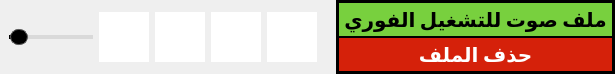
                 <widget class="QWidget" name="adanSoundWidget" native="true">
                  <property name="sizePolicy">
                   <sizepolicy hsizetype="Preferred" vsizetype="Expanding">
                    <horstretch>0</horstretch>
                    <verstretch>0</verstretch>
                   </sizepolicy>
                  </property>
                  <property name="minimumSize">
                   <size>
                    <width>0</width>
                    <height>0</height>
                   </size>
                  </property>
                  <property name="maximumSize">
                   <size>
                    <width>16777215</width>
                    <height>74</height>
                   </size>
                  </property>
                  <property name="styleSheet">
                   <string notr="true">QPushButton{
background-color: rgb(255,255,255);
border:none;
}

#adanSoundWidget{
border: 3px solid black;

}

</string>
                  </property>
                  <layout class="QHBoxLayout" name="horizontalLayout_3">
                   <property name="spacing">
                    <number>0</number>
                   </property>
                   <property name="leftMargin">
                    <number>0</number>
                   </property>
                   <property name="topMargin">
                    <number>0</number>
                   </property>
                   <property name="rightMargin">
                    <number>0</number>
                   </property>
                   <property name="bottomMargin">
                    <number>0</number>
                   </property>
                   <item>
                    <widget class="QFrame" name="frame_16">
                     <property name="styleSheet">
                      <string notr="true">QPushButton{
qproperty-iconSize: 40px 40px;
}
QPushButton:hover {
    border-bottom: 2px solid rgb(53,53,53);
}
</string>
                     </property>
                     <property name="frameShape">
                      <enum>QFrame::NoFrame</enum>
                     </property>
                     <property name="frameShadow">
                      <enum>QFrame::Raised</enum>
                     </property>
                     <layout class="QHBoxLayout" name="horizontalLayout_30">
                      <item>
                       <widget class="QSlider" name="instant_play_volume_controller">
                        <property name="minimumSize">
                         <size>
                          <width>0</width>
                          <height>50</height>
                         </size>
                        </property>
                        <property name="maximumSize">
                         <size>
                          <width>500</width>
                          <height>16777215</height>
                         </size>
                        </property>
                        <property name="styleSheet">
                         <string notr="true">
QSlider::groove:horizontal {
    border: 1px solid #999999;
    height: 2px; /* Set the line thickness */
    background: #d9d9d9;
    margin: 0px 0;
}

QSlider::handle:horizontal {
    background: black;
    border: 1px solid #5c5c5c;
    width: 16px;
    height: 16px;
    margin: -7px 0; /* Adjusted to vertically center the handle on the thinner groove */
    border-radius: 8px; /* Circular handle */
}

QSlider::add-page:horizontal {
    background: #d9d9d9;
}

QSlider::sub-page:horizontal {
    background: black;
}
</string>
                        </property>
                        <property name="maximum">
                         <number>100</number>
                        </property>
                        <property name="pageStep">
                         <number>1</number>
                        </property>
                        <property name="value">
                         <number>0</number>
                        </property>
                        <property name="sliderPosition">
                         <number>0</number>
                        </property>
                        <property name="orientation">
                         <enum>Qt::Horizontal</enum>
                        </property>
                        <property name="tickPosition">
                         <enum>QSlider::NoTicks</enum>
                        </property>
                        <property name="tickInterval">
                         <number>1</number>
                        </property>
                       </widget>
                      </item>
                      <item>
                       <widget class="QPushButton" name="instant_player_play_button">
                        <property name="minimumSize">
                         <size>
                          <width>50</width>
                          <height>50</height>
                         </size>
                        </property>
                        <property name="maximumSize">
                         <size>
                          <width>50</width>
                          <height>50</height>
                         </size>
                        </property>
                        <property name="text">
                         <string/>
                        </property>
                        <property name="icon">
                         <iconset resource="../resource_file.qrc">
                          <normaloff>:/newPrefix/images/play_14441317.png</normaloff>
                          <disabledoff>:/newPrefix/images/play_14441317.png</disabledoff>:/newPrefix/images/play_14441317.png</iconset>
                        </property>
                        <property name="iconSize">
                         <size>
                          <width>40</width>
                          <height>40</height>
                         </size>
                        </property>
                        <property name="checkable">
                         <bool>true</bool>
                        </property>
                       </widget>
                      </item>
                      <item>
                       <widget class="QPushButton" name="instant_player_pause_button">
                        <property name="minimumSize">
                         <size>
                          <width>50</width>
                          <height>50</height>
                         </size>
                        </property>
                        <property name="maximumSize">
                         <size>
                          <width>50</width>
                          <height>50</height>
                         </size>
                        </property>
                        <property name="text">
                         <string/>
                        </property>
                        <property name="icon">
                         <iconset resource="../resource_file.qrc">
                          <normaloff>:/newPrefix/images/square_13738097.png</normaloff>:/newPrefix/images/square_13738097.png</iconset>
                        </property>
                        <property name="iconSize">
                         <size>
                          <width>40</width>
                          <height>40</height>
                         </size>
                        </property>
                        <property name="checkable">
                         <bool>false</bool>
                        </property>
                       </widget>
                      </item>
                      <item>
                       <widget class="QPushButton" name="instant_player_resume_button">
                        <property name="minimumSize">
                         <size>
                          <width>50</width>
                          <height>50</height>
                         </size>
                        </property>
                        <property name="maximumSize">
                         <size>
                          <width>50</width>
                          <height>50</height>
                         </size>
                        </property>
                        <property name="text">
                         <string/>
                        </property>
                        <property name="icon">
                         <iconset resource="../resource_file.qrc">
                          <normaloff>:/newPrefix/images/pause_6415668.png</normaloff>:/newPrefix/images/pause_6415668.png</iconset>
                        </property>
                        <property name="iconSize">
                         <size>
                          <width>40</width>
                          <height>40</height>
                         </size>
                        </property>
                        <property name="checkable">
                         <bool>true</bool>
                        </property>
                       </widget>
                      </item>
                      <item>
                       <widget class="QPushButton" name="instant_player_stop_button">
                        <property name="minimumSize">
                         <size>
                          <width>50</width>
                          <height>50</height>
                         </size>
                        </property>
                        <property name="maximumSize">
                         <size>
                          <width>50</width>
                          <height>50</height>
                         </size>
                        </property>
                        <property name="text">
                         <string/>
                        </property>
                        <property name="icon">
                         <iconset resource="../resource_file.qrc">
                          <normaloff>:/newPrefix/images/stop.png</normaloff>:/newPrefix/images/stop.png</iconset>
                        </property>
                        <property name="iconSize">
                         <size>
                          <width>40</width>
                          <height>40</height>
                         </size>
                        </property>
                        <property name="checkable">
                         <bool>true</bool>
                        </property>
                       </widget>
                      </item>
                     </layout>
                    </widget>
                   </item>
                   <item>
                    <widget class="QWidget" name="widget_11" native="true">
                     <property name="sizePolicy">
                      <sizepolicy hsizetype="Preferred" vsizetype="Preferred">
                       <horstretch>0</horstretch>
                       <verstretch>0</verstretch>
                      </sizepolicy>
                     </property>
                     <property name="font">
                      <font>
                       <pointsize>8</pointsize>
                      </font>
                     </property>
                     <property name="styleSheet">
                      <string notr="true"/>
                     </property>
                     <layout class="QVBoxLayout" name="verticalLayout_31">
                      <property name="spacing">
                       <number>0</number>
                      </property>
                      <property name="leftMargin">
                       <number>10</number>
                      </property>
                      <property name="topMargin">
                       <number>0</number>
                      </property>
                      <property name="rightMargin">
                       <number>0</number>
                      </property>
                      <property name="bottomMargin">
                       <number>0</number>
                      </property>
                      <item>
                       <widget class="QPushButton" name="instant_player_choose_file_button">
                        <property name="sizePolicy">
                         <sizepolicy hsizetype="Preferred" vsizetype="Preferred">
                          <horstretch>0</horstretch>
                          <verstretch>0</verstretch>
                         </sizepolicy>
                        </property>
                        <property name="font">
                         <font>
                          <family>Calibri</family>
                          <pointsize>15</pointsize>
                          <weight>75</weight>
                          <bold>true</bold>
                         </font>
                        </property>
                        <property name="styleSheet">
                         <string notr="true">QPushButton{
border: 3px solid black;
border-bottom: 1px solid black;
padding: 0px 5px;
background-color: rgb(120, 208, 62);
}

QPushButton:hover{
background-color: rgb(130, 225, 67);
}</string>
                        </property>
                        <property name="text">
                         <string>ملف صوت للتشغيل الفوري</string>
                        </property>
                        <property name="checkable">
                         <bool>true</bool>
                        </property>
                       </widget>
                      </item>
                      <item>
                       <widget class="QPushButton" name="instant_player_delete_file_button">
                        <property name="sizePolicy">
                         <sizepolicy hsizetype="Preferred" vsizetype="Preferred">
                          <horstretch>0</horstretch>
                          <verstretch>0</verstretch>
                         </sizepolicy>
                        </property>
                        <property name="font">
                         <font>
                          <family>Calibri</family>
                          <pointsize>15</pointsize>
                          <weight>75</weight>
                          <bold>true</bold>
                         </font>
                        </property>
                        <property name="styleSheet">
                         <string notr="true">QPushButton{
border: 3px solid black;
border-top: 1px solid black;
padding: 0px 5px;
background-color:rgb(213, 33, 10);
color: rgb(255,255,255);
}

QPushButton:hover{
background-color: rgb(235, 33, 11);
}</string>
                        </property>
                        <property name="text">
                         <string>حذف الملف</string>
                        </property>
                        <property name="checkable">
                         <bool>true</bool>
                        </property>
                       </widget>
                      </item>
                     </layout>
                    </widget>
                   </item>
                  </layout>
                 </widget>
